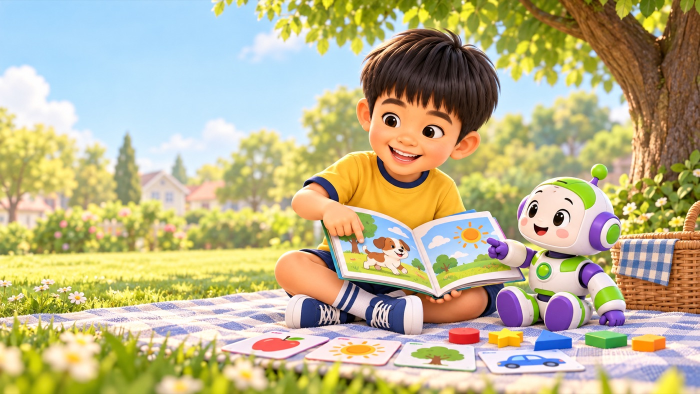
#> input picture assets/home-learning-picnic.jpg, 1400 x 788 px (shown at 1/2 size)
$ python cutout-bg.py ../assets/home-learning-picnic.jpg
#> lines starting #> are read from the running program, lines starting #| are printed output that depends on the picture; after the words box and inside, x2 and y2 are one past the last pixel; in counts of white or black regions, pixels touching at a corner belong together
#!/usr/bin/env python3
"""去背：把「連住圖片邊界」嗰片單色背景變透明。

用途：`assets/dino/` 有幾張恐龍係白底，喺深色卡上面會見到白框，
同已經去咗背嘅甲龍、三角龍唔一致。

點解用 flood fill 而唔用「亮度門檻」或者 `border-radius`：

- **亮度門檻**會連恐龍身上淺色部分、行星暗面一齊蝕走。
- **圓形遮罩**會切走土星環、恐龍條尾。
- **Flood fill 由四邊入**：只有連住邊界嘅背景先變透明，
  恐龍隻眼／牙嗰啲被包住嘅白色、行星暗面都保得住。

已經有透明通道嘅圖唔會被覆蓋（會取兩者較細嘅 alpha）。

用法：
    python3 scripts/cutout-bg.py assets/dino/sulong.jpg --out /tmp/preview.png   # 試做
    python3 scripts/cutout-bg.py assets/dino/*.jpg --write                        # 就地改
    python3 scripts/cutout-bg.py assets/dino/*.jpg --write --to-png               # 順手改埋副檔名

改完記得：
    python3 scripts/check-invariants.py --update-image-lock
"""

from __future__ import annotations

import argparse
import sys
from collections import deque
from pathlib import Path


def cutout(path: Path, tol: float, feather: float):
#> called with tol = 28, feather = 1
    import numpy as np
    from PIL import Image, ImageFilter

    im = Image.open(path).convert('RGBA')
    a = np.array(im)
    h, w = a.shape[:2]
#> h = 788; w = 1400
    rgb = a[:, :, :3].astype(int)

    corners = np.array([rgb[0, 0], rgb[0, w - 1], rgb[h - 1, 0], rgb[h - 1, w - 1]])
#> corners = [[161, 207, 243], [134, 143, 28], [133, 143, 21], [222, 200, 177]]
    bg = corners.mean(axis=0)
#> bg = [162.5, 173.2, 117.2]
    like_bg = np.sqrt(((rgb - bg) ** 2).sum(axis=2)) <= tol
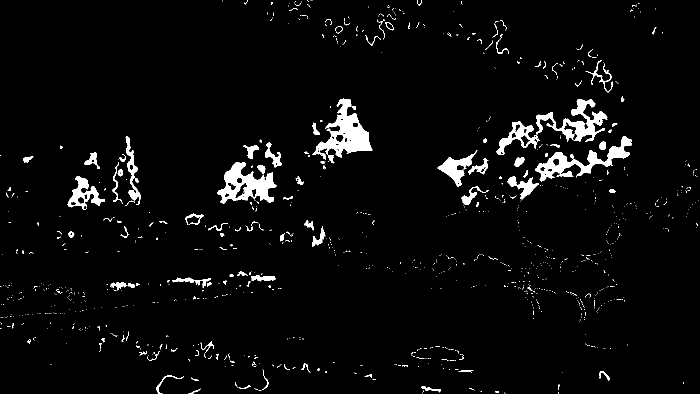
#> like_bg: shape (788, 1400) bool (shown at 1/2 size); 3.6% white; 1095 white regions (980 under 20 px), largest, box (x1, y1, x2, y2) and area: (624, 197, 745, 320) 5560, (435, 325, 553, 407) 4583, (1070, 272, 1264, 363) 4231

    seen = np.zeros((h, w), bool)
    q: deque = deque()

    def push(y, x):
        if like_bg[y, x] and not seen[y, x]:
            seen[y, x] = True
            q.append((y, x))

    for x in range(w):
        push(0, x)
        push(h - 1, x)
    for y in range(h):
        push(y, 0)
        push(y, w - 1)

    while q:
        y, x = q.popleft()
        if y > 0: push(y - 1, x)
        if y < h - 1: push(y + 1, x)
        if x > 0: push(y, x - 1)
        if x < w - 1: push(y, x + 1)

    alpha = np.where(seen, 0, 255).astype(np.uint8)
    if feather > 0:
        alpha = np.array(Image.fromarray(alpha).filter(ImageFilter.GaussianBlur(feather)))
    # 本身已經透明嘅位保持透明
    a[:, :, 3] = np.minimum(a[:, :, 3], alpha)
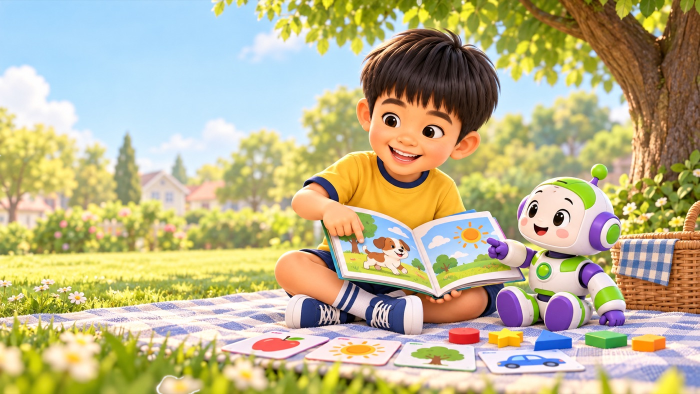
#> a: shape (788, 1400, 4) (shown at 1/2 size); mean R, G, B, A 188.1, 180, 141.5, 254.9; transparent parts drawn white
    return Image.fromarray(a), float((a[:, :, 3] == 0).mean())


def main() -> int:
    ap = argparse.ArgumentParser()
    ap.add_argument('paths', nargs='+')
    ap.add_argument('--write', action='store_true', help='就地覆寫（預設淨係試做）')
    ap.add_argument('--to-png', action='store_true', help='順手把副檔名改做 .png（要自己更新 words.js 嘅 photo 路徑）')
    ap.add_argument('--out', help='試做時嘅輸出檔（單一檔案用）')
    ap.add_argument('--tol', type=float, default=28, help='背景色容差，JPEG 壓縮雜訊多就調大（預設 28）')
    ap.add_argument('--feather', type=float, default=1.0, help='邊緣柔化半徑，0 = 唔柔化（預設 1）')
    args = ap.parse_args()

    try:
        import numpy  # noqa: F401
        from PIL import Image  # noqa: F401
    except ImportError:
        print('要 pillow 同 numpy：pip install pillow numpy')
        return 1

    for raw in args.paths:
        p = Path(raw)
        if not p.exists():
            print(f'  ✗ 揾唔到 {p}')
            return 1
        img, frac = cutout(p, args.tol, args.feather)
#> frac = 0
        if frac < 0.02:
            print(f'  · {p} 冇乜背景可以去（透明只有 {frac * 100:.1f}%），跳過')
#|   · ../assets/home-learning-picnic.jpg 冇乜背景可以去（透明只有 0.0%），跳過
            continue
        if args.write:
            dst = p.with_suffix('.png') if args.to_png else p
            img.save(dst, 'PNG', optimize=True)
            if dst != p:
                p.unlink()
            print(f'  ✓ {p} → {dst}（透明 {frac * 100:.1f}%，{dst.stat().st_size // 1024}KB）')
        else:
            out = Path(args.out) if args.out else Path('/tmp') / (p.stem + '-cutout.png')
            img.save(out, 'PNG', optimize=True)
            print(f'  · 試做 {p} → {out}（透明 {frac * 100:.1f}%）')

    if args.write:
        print('\n記得跑：python3 scripts/check-invariants.py --update-image-lock')
    return 0


if __name__ == '__main__':
    sys.exit(main())
#> (the program exits here)

$ run again, on assets/profile-heihei.jpg
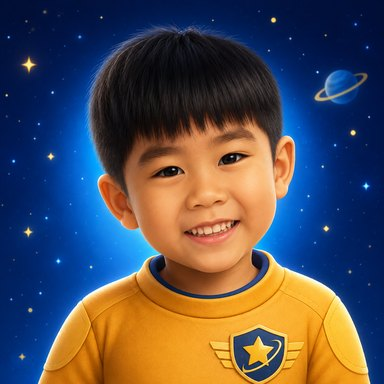
#> input picture assets/profile-heihei.jpg, 384 x 384 px
#> corners = [[0, 14, 53], [0, 13, 52], [0, 44, 121], [2, 37, 103]]
#> bg = [0.5, 27, 82.25]
#> in cutout, `like_bg = np.sqrt(((rgb - bg) ** 2).sum(axis=2)) <= tol`:
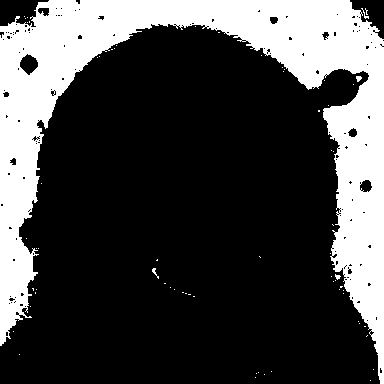
#> like_bg: shape (384, 384) bool; 27.1% white; 67 white regions (62 under 20 px), largest, box (x1, y1, x2, y2) and area: (0, 0, 384, 384) 39739, (356, 76, 362, 82) 26, (152, 268, 159, 279) 26, (361, 8, 369, 19) 22, (335, 274, 341, 280) 21
#> in cutout, `a[:, :, 3] = np.minimum(a[:, :, 3], alpha)`:
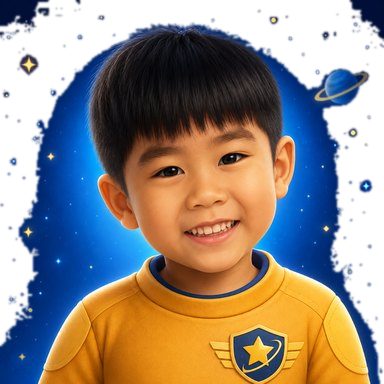
#> a: shape (384, 384, 4); mean R, G, B, A 81.1, 78.1, 85.3, 186.4; transparent parts drawn white
#> frac = 0.219
#> (printed output is left out)
